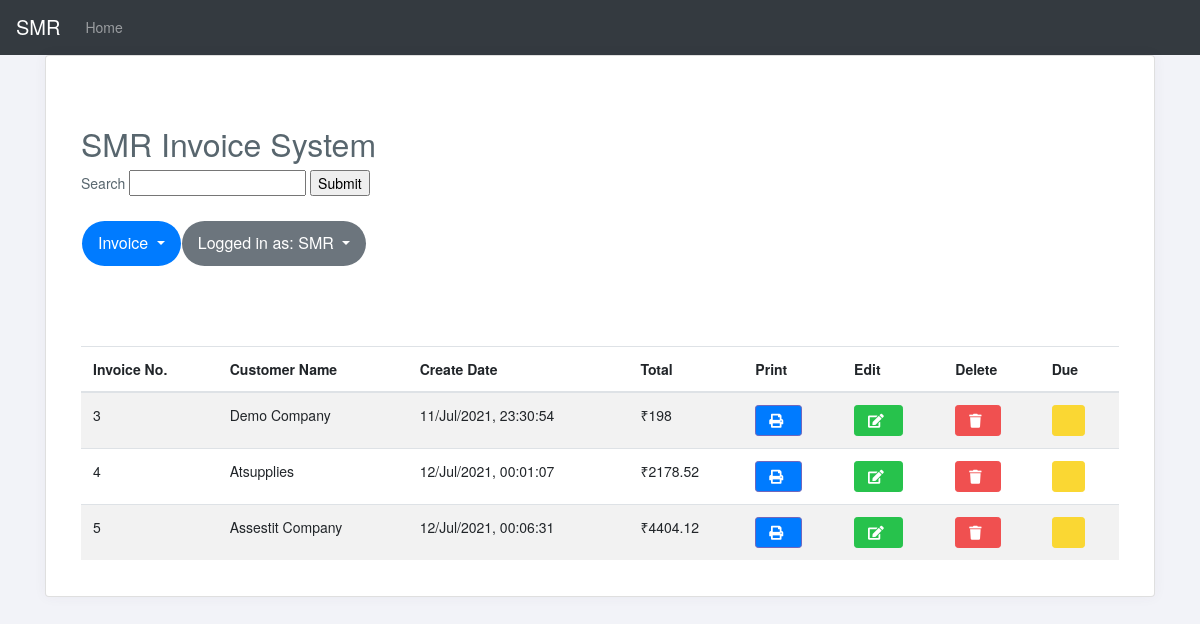
Page /invoice_list.php (signed in) on the committed database.
### tables this page shows
CREATE TABLE `invoice_order` (
  `user_id` int(11) NOT NULL,
  `order_id` int(11) NOT NULL,
  `order_receiver_name` varchar(255) NOT NULL,
  `order_receiver_address` varchar(255) NOT NULL,
  `order_receiver_aadhaar` varchar(255) NOT NULL,
  `order_receiver_mobile` varchar(255) NOT NULL,
  `order_total_before_tax` varchar(255) NOT NULL,
  `order_total_tax` varchar(255) NOT NULL,
  `order_tax_per` varchar(255) NOT NULL,
  `order_total_after_tax` varchar(255) NOT NULL,
  `order_amount_paid` varchar(255) NOT NULL,
  `order_total_amount_due` varchar(255) NOT NULL,
  `order_date` datetime NOT NULL DEFAULT CURRENT_TIMESTAMP,
  `note` varchar(255) NOT NULL
);

### Invoice.php (called while the page is built, shortened)
<?php
class Invoice{
	private $host  = 'localhost';
    private $user  = 'root';
    private $password  = "";
    private $database  = "simpleinvoicephp";
    private $invoiceOrderTable = 'invoice_order';
	private $dbConnect = false;
    public function __construct(){
        if(!$this->dbConnect){
            $conn = new mysqli($this->host, $this->user, $this->password, $this->database);
            if($conn->connect_error){
                die("Error failed to connect to MySQL: " . $conn->connect_error);
            }else{
                $this->dbConnect = $conn;
            }
        }
    }
	private function getData($sqlQuery) {
		$result = mysqli_query($this->dbConnect, $sqlQuery);
		$data= array();
		while ($row = mysqli_fetch_array($result, MYSQLI_ASSOC)) {
			$data[]=$row;
		}
		return $data;
	}
	public function getInvoiceList(){
		$sqlQuery = "SELECT * FROM ".$this->invoiceOrderTable."
			WHERE user_id = '".$_SESSION['userid']."'";
		return  $this->getData($sqlQuery);
	}
}
?>

### invoice_list.php (the view, shortened to what this page needs)
<?php
include('header.php');
include 'Invoice.php';
$invoice = new Invoice();
$invoice->checkLoggedIn();
?>
<link href="css/style.css" rel="stylesheet">
<?php include('container.php');?>
	<div class="container">
	  <h2 class="title mt-5">SMR Invoice System</h2>
  <form method="post" action="search.php">
<label>Search</label>
<input type="text" name="search">
<input type="submit" name="submit">
</form>
  <br>
	  <?php include('menu.php');?>
      <table id="data-table" class="table table-condensed table-hover table-striped">
        <thead>
          <tr>
            <th>Invoice No.</th>
            <th>Customer Name</th>
            <th>Create Date</th>
            <th>Total</th>
            <th>Print</th>
            <th>Edit</th>
            <th>Delete</th>
            <th>Due</th>
          </tr>
        </thead>
        <?php
	    	$invoiceList = $invoice->getInvoiceList();
        foreach($invoiceList as $invoiceDetails){
			$invoiceDate = date("d/M/Y, H:i:s", strtotime($invoiceDetails["order_date"]));
            echo '
              <tr>
                <td>'.$invoiceDetails["order_id"].'</td>
                <td>'.$invoiceDetails["order_receiver_name"].'</td>
                <td>'.$invoiceDate.'</td>
                <td>₹'.$invoiceDetails["order_total_after_tax"].'</td>
                <td><a href="print_invoice.php?invoice_id='.$invoiceDetails["order_id"].'" title="Print Invoice"><button class="btn btn-primary btn-sm"><i class="fa fa-print"></i></button></a></td>
                <td><a href="edit_invoice.php?update_id='.$invoiceDetails["order_id"].'"  title="Edit Invoice"><button class="btn btn-success btn-sm"><i class="fa fa-edit"></i></button></a></td>
                <td><a href="delete-invoice.php?order_id='.$invoiceDetails['order_id'].'" title="Delete Invoice"><button class="btn btn-danger btn-sm"><i class="fa fa-trash"></i></button></a></td>
                <td><a href="due_invoice.php?order_id='.$invoiceDetails['order_id'].'" title="Due Invoice"><div class="btn btn-warning btn-sm"><i class="fa fa-sign-in"></i></div></a></td>
              </tr>
            ';
        }
        ?>
      </table>
</div>
<?php include('footer.php');?>

### header.php (shortened to what this page needs)
<!DOCTYPE html>
<html>
<head>
  <link rel="stylesheet" href="https://maxcdn.bootstrapcdn.com/bootstrap/4.3.1/css/bootstrap.min.css">
  <link rel="stylesheet" href="https://use.fontawesome.com/releases/v5.6.3/css/all.css">

### container.php (shortened to what this page needs)
</head>
<body class="">
    <nav class="navbar navbar-expand-md bg-dark navbar-dark">
<a href="#" class="navbar-brand">SMR</a>
  <div class="collapse navbar-collapse" id="collapsibleNavbar">
    <ul class="navbar-nav">
      <li class="nav-item">
        <a class="nav-link" href="">Home</a>
      </li>
    </ul>
  </div>
</nav>
	<div class="container">
    <div class="card">
      <div class="card-body">

### menu.php (shortened to what this page needs)
<ul class="nav navbar-nav flex-row">
<li class="dropdown">
	<button class="btn2 btn-primary dropdown-toggle border-0" type="button" data-toggle="dropdown">Invoice
	<span class="caret"></span></button>
</li>
<?php
if($_SESSION['userid']) { ?>
	<li class="dropdown">
		<button class="btn2 btn-secondary dropdown-toggle border-0" type="button" data-toggle="dropdown">Logged in as: SMR
		<span class="caret"></span></button>
	</li>
<?php } ?>
</ul>
<br /><br /><br /><br />

### footer.php
        </div>
      </div>
    </div>
  </body>
</html>

### css/style.css (style rules this page uses)
html { background-color1: #f0f3f4; position: relative; min-height: 100%; }
body { background-color: transparent; color: #58666e; font-family: "Source Sans Pro", "Helvetica Neue", Helvetica, Arial, sans-serif; font-size: 14px; line-height: 1.42857; }
.navbar-nav > li { float: left; margin-left: 1px; }
.btn-success, .panel-success { background-color: #27c24c !important; border-color: #27c24c !important; color: #fff !important; }
.btn-primary, .panel-primary { border-color: #7266ba; color: #fff !important; }
.btn-warning, .panel-warning { background-color: #fad733; border-color: #fad733; color: #fff !important; }
.btn-danger, .panel-danger { background-color: #f05050; border-color: #f05050; color: #fff !important; }
.btn i { padding-left: 5px; padding-right: 10px; }
.card { box-shadow: 0px 0px 13px 0px rgba(82, 63, 105, 0.05); background-color: #ffffff; }
body { background: #f2f3f8; }
.btn2 { padding: 0.65rem 1rem; font-size: 1rem; line-height: 1.5; border-radius: 3.25rem; }

### rows in the picture
invoice_order: order_id "3", order_receiver_name "Demo Company", order_date "11/Jul/2021, 23:30:54", order_total_after_tax "198"
invoice_order: order_id "4", order_receiver_name "Atsupplies", order_date "12/Jul/2021, 00:01:07", order_total_after_tax "2178.52"
invoice_order: order_id "5", order_receiver_name "Assestit Company", order_date "12/Jul/2021, 00:06:31", order_total_after_tax "4404.12"
